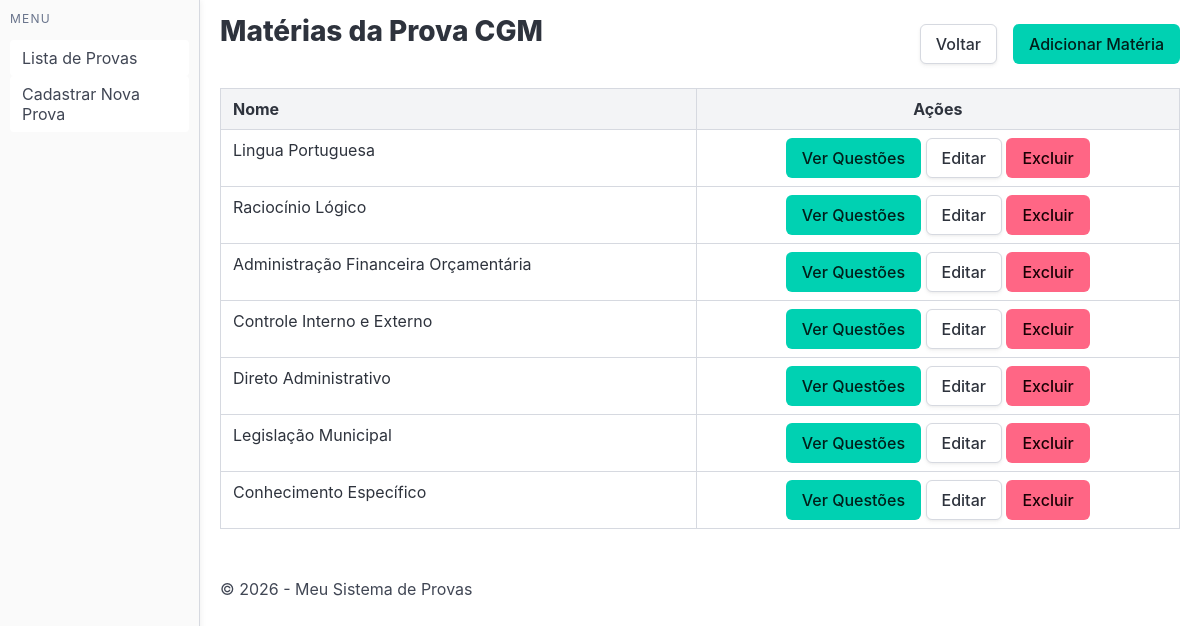
Page /provas/ver_materias/2 on the committed database.
### core/models.py (models this page shows, shortened)
class Prova(models.Model):
    id = models.BigAutoField(primary_key=True)
    nome = models.CharField(max_length=200)
    data = models.DateField()
    QUESTOES = {
        'Lingua Portuguesa': {
            'Q1': False,
            'Q2': False,
            'Q3': True,
            'Q4': True,
            'Q5': False,
            'Q6': False,
            'Q7': False,
            'Q8': True,
            'Q9': False,
            'Q10': True,
        },
        'Raciocínio Lógico': {
            'Q11': True,
            'Q12': False,
            'Q13': False,
            'Q14': False,
            'Q15': False,
        },
        'Administração Financeira Orçamentária': {
            'Q16': False,
            'Q17': True,
            'Q18': False,
            'Q19': False,
            'Q20': True,
            'Q21': False,
            'Q22': False,
            'Q23': False,
            'Q24': False,
            'Q25': False,
        },
        'Controle Interno e Externo': {
            'Q26': True,
            'Q27': True,
            'Q28': False,
            'Q29': False,
            'Q30': True,
            'Q31': True,
            'Q32': False,
            'Q33': False,
            'Q34': True,
            'Q35': True,
        },
        'Direto Administrativo': {
            'Q36': False,
            'Q37': False,
            'Q38': False,
            'Q39': False,
            'Q40': False,
            'Q41': False,
            'Q42': True,
            'Q43': True,
            'Q44': False,
            'Q45': False,
        },
        'Legislação Municipal': {
            'Q46': True,
            'Q47': True,
            'Q48': True,
            'Q49': False,
            'Q50': True,
        },
        'Conhecimento Específico': {
            'Q51': True,
            'Q52': True,
            'Q53': True,
            'Q54': True,
            'Q55': False,
            'Q56': True,
            'Q57': False,
            'Q58': True,
            'Q59': False,
            'Q60': False,
            'Q61': True,
            'Q62': True,
            'Q63': False,
            'Q64': True,
            'Q65': True,
            'Q66': True,
            'Q67': True,
            'Q68': True,
            'Q69': True,
            'Q70': False,
        },
    }
    class Meta:
        db_table = 'prova'

class Materia(models.Model):
    id = models.BigAutoField(primary_key=True)
    nome = models.CharField(max_length=100)
    prova_fk = models.ForeignKey(Prova, on_delete=models.CASCADE)
    class Meta:
        db_table = 'materia'

### core/views.py (the view)
# urls.py: path('provas/ver_materias/<int:provaId>', verMateria),
def verMateria(request, provaId):
    prova = Prova.objects.filter(id=provaId).first()
    materias = Materia.objects.filter(prova_fk=provaId).all()
    return render(request, 'core/ver_materia.html', {
        "prova": prova,
        "materias": materias
    })

### core/templates/core/ver_materia.html
{% extends "core/base.html" %}
{% block content %}
<div class="is-flex is-justify-content-space-between mb-4 is-align-items-center">
    <h2 class="title">Matérias da Prova  {{ prova.nome }} </h2>
    <div class="is-flex is-gap-2">
        <a class="button is-default" href="/provas/ver/{{ prova.id }}">Voltar</a>
        <a class="button is-primary" href="/provas/criar-materia/{{ prova.id }}">Adicionar Matéria</a>
    </div>
</div>
<table class="table is-bordered is-fullwidth">
    <thead>
        <tr>
            <th class="is-light">Nome</th>
            <th class="is-light has-text-centered">Ações</th>
        </tr>
    </thead>
    <tbody>
        {% for materia in materias %}
        <tr>
            <td> {{ materia.nome }} </td>
            <td class="has-text-centered">
                <a href="/provas/ver_questoes/{{ materia.id }}" class="button is-primary">Ver Questões</a>
                <a href="/provas/editar_materia/{{ materia.id }}" class="button is-default">Editar</a>
                <a href="/provas/excluir_materia/{{ materia.id }}" class="button is-danger">Excluir</a>
            </td>
        </tr>
        {% endfor %}
    </tbody>
</table>
{% endblock %}

### rows in the picture
Prova: nome "CGM"
Materia: nome "Lingua Portuguesa"
Materia: nome "Raciocínio Lógico"
Materia: nome "Administração Financeira Orçamentária"
Materia: nome "Controle Interno e Externo"
Materia: nome "Direto Administrativo"
Materia: nome "Legislação Municipal"
Materia: nome "Conhecimento Específico"
